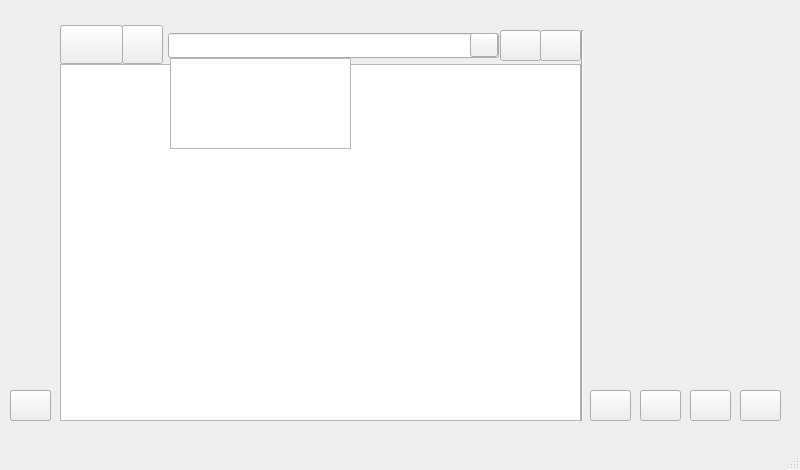
<?xml version="1.0" encoding="UTF-8"?>
<ui version="4.0">
 <class>dico</class>
 <widget class="QMainWindow" name="dico">
  <property name="geometry">
   <rect>
    <x>0</x>
    <y>0</y>
    <width>800</width>
    <height>470</height>
   </rect>
  </property>
  <property name="windowTitle">
   <string>dico</string>
  </property>
  <widget class="QWidget" name="centralWidget">
   <widget class="QLabel" name="label3d">
    <property name="geometry">
     <rect>
      <x>580</x>
      <y>24</y>
      <width>231</width>
      <height>375</height>
     </rect>
    </property>
    <property name="text">
     <string/>
    </property>
   </widget>
   <widget class="Line" name="line">
    <property name="geometry">
     <rect>
      <x>567</x>
      <y>30</y>
      <width>31</width>
      <height>391</height>
     </rect>
    </property>
    <property name="orientation">
     <enum>Qt::Vertical</enum>
    </property>
   </widget>
   <widget class="QPushButton" name="Buttonf">
    <property name="geometry">
     <rect>
      <x>590</x>
      <y>390</y>
      <width>41</width>
      <height>31</height>
     </rect>
    </property>
    <property name="styleSheet">
     <string notr="true"/>
    </property>
    <property name="text">
     <string/>
    </property>
   </widget>
   <widget class="QPushButton" name="Buttont">
    <property name="geometry">
     <rect>
      <x>640</x>
      <y>390</y>
      <width>41</width>
      <height>31</height>
     </rect>
    </property>
    <property name="text">
     <string/>
    </property>
   </widget>
   <widget class="QPushButton" name="Buttonm">
    <property name="geometry">
     <rect>
      <x>690</x>
      <y>390</y>
      <width>41</width>
      <height>31</height>
     </rect>
    </property>
    <property name="text">
     <string/>
    </property>
   </widget>
   <widget class="QPushButton" name="Buttonw">
    <property name="geometry">
     <rect>
      <x>740</x>
      <y>390</y>
      <width>41</width>
      <height>31</height>
     </rect>
    </property>
    <property name="text">
     <string/>
    </property>
   </widget>
   <widget class="QPushButton" name="Buttonson">
    <property name="geometry">
     <rect>
      <x>10</x>
      <y>390</y>
      <width>41</width>
      <height>31</height>
     </rect>
    </property>
    <property name="text">
     <string/>
    </property>
   </widget>
   <widget class="QPushButton" name="Buttonsonoff">
    <property name="geometry">
     <rect>
      <x>10</x>
      <y>390</y>
      <width>41</width>
      <height>31</height>
     </rect>
    </property>
    <property name="text">
     <string/>
    </property>
   </widget>
   <widget class="QPushButton" name="Buttonrecherche">
    <property name="geometry">
     <rect>
      <x>500</x>
      <y>30</y>
      <width>41</width>
      <height>31</height>
     </rect>
    </property>
    <property name="styleSheet">
     <string notr="true"/>
    </property>
    <property name="text">
     <string/>
    </property>
   </widget>
   <widget class="QLineEdit" name="lineEdit">
    <property name="geometry">
     <rect>
      <x>168</x>
      <y>33</y>
      <width>331</width>
      <height>25</height>
     </rect>
    </property>
   </widget>
   <widget class="QPushButton" name="Buttongoogle">
    <property name="geometry">
     <rect>
      <x>540</x>
      <y>30</y>
      <width>41</width>
      <height>31</height>
     </rect>
    </property>
    <property name="text">
     <string/>
    </property>
   </widget>
   <widget class="QTextBrowser" name="textBrowser">
    <property name="geometry">
     <rect>
      <x>60</x>
      <y>64</y>
      <width>521</width>
      <height>357</height>
     </rect>
    </property>
    <property name="styleSheet">
     <string notr="true">
color: rgb(36, 36, 36);</string>
    </property>
   </widget>
   <widget class="QListWidget" name="listWidgetR">
    <property name="geometry">
     <rect>
      <x>170</x>
      <y>58</y>
      <width>181</width>
      <height>91</height>
     </rect>
    </property>
   </widget>
   <widget class="QPushButton" name="Buttonaccueil">
    <property name="geometry">
     <rect>
      <x>60</x>
      <y>25</y>
      <width>63</width>
      <height>39</height>
     </rect>
    </property>
    <property name="styleSheet">
     <string notr="true"/>
    </property>
    <property name="text">
     <string/>
    </property>
   </widget>
   <widget class="QPushButton" name="Buttonreturn">
    <property name="geometry">
     <rect>
      <x>122</x>
      <y>25</y>
      <width>41</width>
      <height>39</height>
     </rect>
    </property>
    <property name="text">
     <string/>
    </property>
   </widget>
   <widget class="QPushButton" name="Buttonliste">
    <property name="geometry">
     <rect>
      <x>470</x>
      <y>33</y>
      <width>28</width>
      <height>24</height>
     </rect>
    </property>
    <property name="text">
     <string/>
    </property>
   </widget>
  </widget>
  <widget class="QMenuBar" name="menuBar">
   <property name="geometry">
    <rect>
     <x>0</x>
     <y>0</y>
     <width>800</width>
     <height>22</height>
    </rect>
   </property>
  </widget>
  <widget class="QStatusBar" name="statusBar"/>
 </widget>
 <layoutdefault spacing="6" margin="11"/>
 <resources/>
 <connections/>
</ui>
